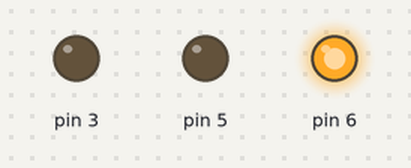
This sketch was run on a simulated Arduino Uno, built with avr-gcc and run on an emulated ATmega328P. Parts: output pins drawn as LEDs (lit = HIGH).

Above: at 0.05 s.
At 1.15 s:
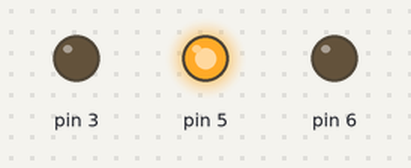
At 2.25 s:
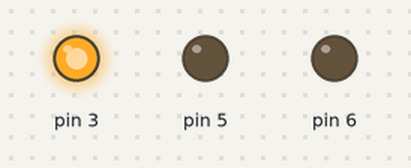
At 4.5 s:
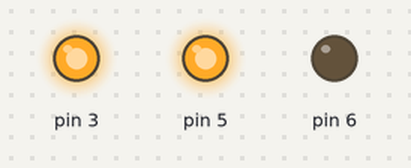
At 6.75 s:
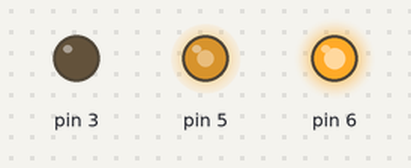
At 9.0 s:
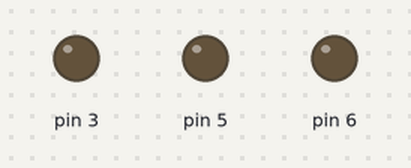
Timing chart, 0 to 11.7 s (numbered marks = the images above):
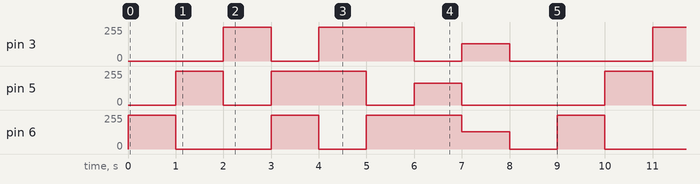

Measured:
- by itself, pin 3: repeats every 9.0 s: 0/255 1.0 s, 255/255 2.0 s, 0/255 1.0 s, 128/255 1.0 s, 0/255 3.0 s, 255/255 1.0 s
- by itself, pin 5: repeats every 9.0 s: 0/255 1.0 s, 255/255 2.0 s, 0/255 1.0 s, 165/255 1.0 s, 0/255 3.0 s, 255/255 1.0 s
- by itself, pin 6: repeats every 9.0 s: 0/255 2.0 s, 255/255 1.0 s, 0/255 1.0 s, 255/255 2.0 s, 128/255 1.0 s, 0/255 1.0 s, 255/255 1.0 s

The sketch:

RgbDemo.ino
```cpp
#include <RgbLedController.h>

#define LED_RED 6
#define LED_GREEN 5
#define LED_BLUE 3
RgbLedController myLed;

void setup() {
  myLed.init(LED_RED, LED_GREEN, LED_BLUE);
}

void loop() {
  myLed.setRed();
  delay(1000);

  myLed.setGreen();
  delay(1000);

  myLed.setBlue();
  delay(1000);

  myLed.setYellow();
  delay(1000);

  myLed.setCyan();
  delay(1000);

  myLed.setMagenta();
  delay(1000);

  myLed.setColor(255, 165, 0);
  delay(1000);

  myLed.setColor(128, 0, 128);
  delay(1000);

  myLed.setBlack();
  delay(1000);
}
```

RgbLedController.h
```cpp
#ifndef RgbLedController_h
#define RgbLedController_h

#include "Arduino.h"

class RgbLedController {
  public:
    RgbLedController();
    void init(byte redPin, byte greenPin, byte bluePin);
    void setColor(byte red, byte green, byte blue);

    void setRed();
    void setGreen();
    void setBlue();
    void setYellow();
    void setCyan();
    void setMagenta();
    void setWhite();
    void setBlack();

  private:
    byte _redPin;
    byte _greenPin;
    byte _bluePin;
};

#endif
```

rgbledcontroller.cpp
```cpp
#include "Arduino.h"
#include "RgbLedController.h"

RgbLedController::RgbLedController() {
}

void RgbLedController::init(byte redPin, byte greenPin, byte bluePin) {
  _redPin = redPin;
  _greenPin = greenPin;
  _bluePin = bluePin;

  pinMode(_redPin, OUTPUT);
  pinMode(_greenPin, OUTPUT);
  pinMode(_bluePin, OUTPUT);
}

void RgbLedController::setColor(byte red, byte green, byte blue) {
  analogWrite(_redPin, red);
  analogWrite(_greenPin, green);
  analogWrite(_bluePin, blue);
}

void RgbLedController::setRed() {
  setColor(255, 0, 0);
}

void RgbLedController::setGreen() {
  setColor(0, 255, 0);
}

void RgbLedController::setBlue() {
  setColor(0, 0, 255);
}

void RgbLedController::setYellow() {
  setColor(255, 255, 0);
}

void RgbLedController::setCyan() {
  setColor(0, 255, 255);
}

void RgbLedController::setMagenta() {
  setColor(255, 0, 255);
}

void RgbLedController::setWhite() {
  setColor(255, 255, 255);
}

void RgbLedController::setBlack() {
  setColor(0, 0, 0);
}
```
